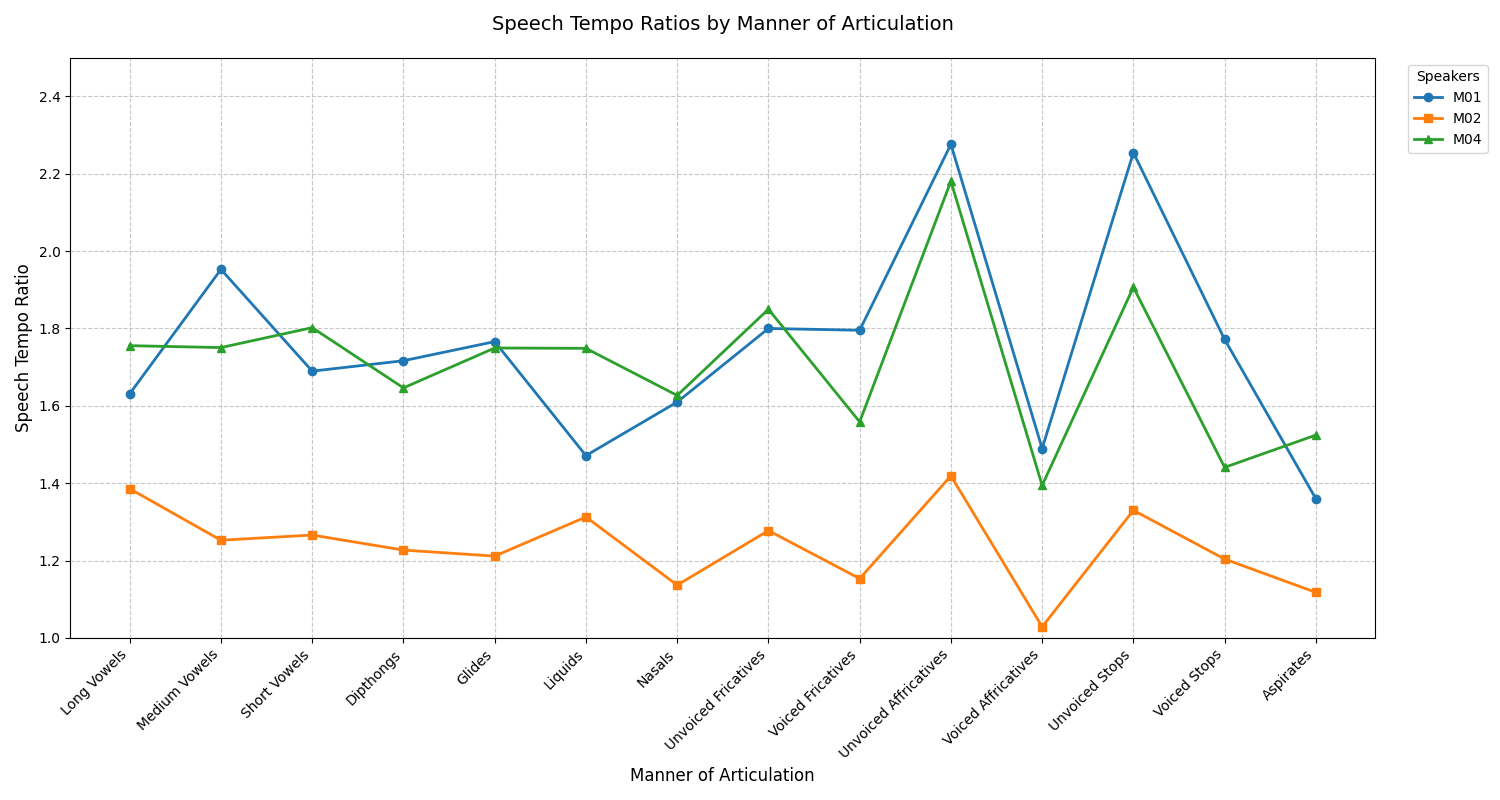

Write the Python code that produced this figure.
import pandas as pd
import matplotlib.pyplot as plt
import seaborn as sns

# Create the data
data = {
    'Manner of Articulation': [
        'Long Vowels', 'Medium Vowels', 'Short Vowels', 'Dipthongs', 'Glides',
        'Liquids', 'Nasals', 'Unvoiced Fricatives', 'Voiced Fricatives',
        'Unvoiced Affricatives', 'Voiced Affricatives', 'Unvoiced Stops',
        'Voiced Stops', 'Aspirates'
    ],
    'M01': [1.631262479, 1.95283667, 1.689716552, 1.716658104, 1.766058871,
            1.471354668, 1.609832268, 1.80003268, 1.795438478, 2.276266895,
            1.489611702, 2.254727923, 1.771721305, 1.359688706],
    'M02': [1.385724041, 1.252451155, 1.265926769, 1.226988432, 1.211431758,
            1.312679045, 1.136472343, 1.2774724, 1.153293973, 1.418944856,
            1.028729679, 1.329942009, 1.2037745, 1.117677179],
    'M04': [1.755561767, 1.750641413, 1.802218227, 1.646401497, 1.749567474,
            1.748685717, 1.62691502, 1.849831487, 1.55862167, 2.180832003,
            1.394279126, 1.906781647, 1.440938405, 1.524345741]
}

# Create DataFrame
df = pd.DataFrame(data)

# Create the line plot
plt.figure(figsize=(15, 8))

# Plot lines for each speaker with different styles and markers
plt.plot(df['Manner of Articulation'], df['M01'], marker='o', label='M01', linewidth=2)
plt.plot(df['Manner of Articulation'], df['M02'], marker='s', label='M02', linewidth=2)
plt.plot(df['Manner of Articulation'], df['M04'], marker='^', label='M04', linewidth=2)

# Customize the plot
plt.title('Speech Tempo Ratios by Manner of Articulation', fontsize=14, pad=20)
plt.xlabel('Manner of Articulation', fontsize=12)
plt.ylabel('Speech Tempo Ratio', fontsize=12)

# Rotate x-axis labels for better readability
plt.xticks(rotation=45, ha='right')

# Add grid for better readability
plt.grid(True, linestyle='--', alpha=0.7)

# Add legend
plt.legend(title='Speakers', bbox_to_anchor=(1.02, 1), loc='upper left')

# Set y-axis limits to better show the variations
plt.ylim(1.0, 2.5)

# Adjust layout to prevent label cutoff
plt.tight_layout()

# Show the plot
plt.show()
